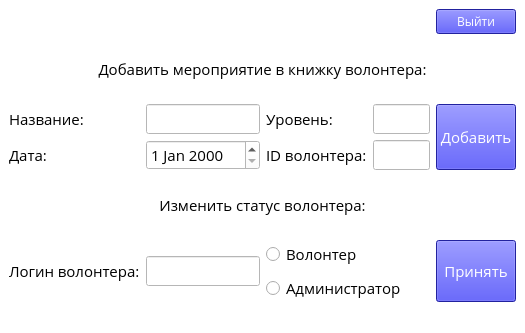
<?xml version="1.0" encoding="UTF-8"?>
<ui version="4.0">
 <class>Admin</class>
 <widget class="QMainWindow" name="Admin">
  <property name="geometry">
   <rect>
    <x>0</x>
    <y>0</y>
    <width>525</width>
    <height>333</height>
   </rect>
  </property>
  <property name="windowTitle">
   <string>Admin</string>
  </property>
  <property name="styleSheet">
   <string notr="true">background-color: rgb(255, 255, 255);</string>
  </property>
  <widget class="QWidget" name="centralwidget">
   <layout class="QGridLayout" name="gridLayout">
    <item row="3" column="3">
     <widget class="QLineEdit" name="lineEdit_4">
      <property name="font">
       <font>
        <family>Open Sans</family>
        <pointsize>11</pointsize>
       </font>
      </property>
     </widget>
    </item>
    <item row="5" column="4" rowspan="2">
     <widget class="QPushButton" name="pushButton_2">
      <property name="sizePolicy">
       <sizepolicy hsizetype="Minimum" vsizetype="Minimum">
        <horstretch>0</horstretch>
        <verstretch>0</verstretch>
       </sizepolicy>
      </property>
      <property name="font">
       <font>
        <family>Open Sans</family>
        <pointsize>11</pointsize>
       </font>
      </property>
      <property name="styleSheet">
       <string notr="true">background-color: rgb(48, 48, 222);
color: rgb(255, 255, 255);</string>
      </property>
      <property name="text">
       <string>Принять</string>
      </property>
     </widget>
    </item>
    <item row="3" column="0">
     <widget class="QLabel" name="label_5">
      <property name="font">
       <font>
        <family>Open Sans</family>
        <pointsize>11</pointsize>
       </font>
      </property>
      <property name="text">
       <string>Дата:</string>
      </property>
     </widget>
    </item>
    <item row="5" column="0" rowspan="2">
     <widget class="QLabel" name="label_3">
      <property name="sizePolicy">
       <sizepolicy hsizetype="Preferred" vsizetype="Fixed">
        <horstretch>0</horstretch>
        <verstretch>0</verstretch>
       </sizepolicy>
      </property>
      <property name="font">
       <font>
        <family>Open Sans</family>
        <pointsize>11</pointsize>
       </font>
      </property>
      <property name="text">
       <string>Логин волонтера:</string>
      </property>
     </widget>
    </item>
    <item row="2" column="4" rowspan="2">
     <widget class="QPushButton" name="pushButton">
      <property name="sizePolicy">
       <sizepolicy hsizetype="Minimum" vsizetype="Minimum">
        <horstretch>0</horstretch>
        <verstretch>0</verstretch>
       </sizepolicy>
      </property>
      <property name="font">
       <font>
        <family>Open Sans</family>
        <pointsize>11</pointsize>
       </font>
      </property>
      <property name="styleSheet">
       <string notr="true">background-color: rgb(48, 48, 222);
color: rgb(255, 255, 255);</string>
      </property>
      <property name="text">
       <string>Добавить</string>
      </property>
     </widget>
    </item>
    <item row="1" column="0" colspan="5">
     <widget class="QLabel" name="label">
      <property name="font">
       <font>
        <family>Open Sans</family>
        <pointsize>11</pointsize>
       </font>
      </property>
      <property name="text">
       <string>&lt;html&gt;&lt;head/&gt;&lt;body&gt;&lt;p align=&quot;center&quot;&gt;Добавить мероприятие в книжку волонтера:&lt;/p&gt;&lt;/body&gt;&lt;/html&gt;</string>
      </property>
     </widget>
    </item>
    <item row="2" column="1">
     <widget class="QLineEdit" name="lineEdit">
      <property name="font">
       <font>
        <family>Open Sans</family>
        <pointsize>11</pointsize>
       </font>
      </property>
     </widget>
    </item>
    <item row="2" column="2">
     <widget class="QLabel" name="label_6">
      <property name="font">
       <font>
        <family>Open Sans</family>
        <pointsize>11</pointsize>
       </font>
      </property>
      <property name="text">
       <string>Уровень:</string>
      </property>
     </widget>
    </item>
    <item row="5" column="1" rowspan="2">
     <widget class="QLineEdit" name="lineEdit_2">
      <property name="font">
       <font>
        <family>Open Sans</family>
        <pointsize>11</pointsize>
       </font>
      </property>
     </widget>
    </item>
    <item row="5" column="2" colspan="2">
     <widget class="QRadioButton" name="radioButton">
      <property name="font">
       <font>
        <family>Open Sans</family>
        <pointsize>11</pointsize>
       </font>
      </property>
      <property name="text">
       <string>Волонтер</string>
      </property>
     </widget>
    </item>
    <item row="4" column="0" colspan="5">
     <widget class="QLabel" name="label_2">
      <property name="font">
       <font>
        <family>Open Sans</family>
        <pointsize>11</pointsize>
       </font>
      </property>
      <property name="text">
       <string>&lt;html&gt;&lt;head/&gt;&lt;body&gt;&lt;p align=&quot;center&quot;&gt;Изменить статус волонтера:&lt;/p&gt;&lt;/body&gt;&lt;/html&gt;</string>
      </property>
     </widget>
    </item>
    <item row="2" column="0">
     <widget class="QLabel" name="label_4">
      <property name="font">
       <font>
        <family>Open Sans</family>
        <pointsize>11</pointsize>
       </font>
      </property>
      <property name="text">
       <string>Название:</string>
      </property>
     </widget>
    </item>
    <item row="3" column="2">
     <widget class="QLabel" name="label_7">
      <property name="font">
       <font>
        <family>Open Sans</family>
        <pointsize>11</pointsize>
       </font>
      </property>
      <property name="text">
       <string>ID волонтера:</string>
      </property>
     </widget>
    </item>
    <item row="0" column="4">
     <widget class="QPushButton" name="pushButton_3">
      <property name="font">
       <font>
        <family>Open Sans</family>
        <pointsize>9</pointsize>
       </font>
      </property>
      <property name="styleSheet">
       <string notr="true">background-color: rgb(48, 48, 222);
color: rgb(255, 255, 255);</string>
      </property>
      <property name="text">
       <string>Выйти</string>
      </property>
     </widget>
    </item>
    <item row="2" column="3">
     <widget class="QLineEdit" name="lineEdit_3">
      <property name="sizePolicy">
       <sizepolicy hsizetype="Preferred" vsizetype="Fixed">
        <horstretch>0</horstretch>
        <verstretch>0</verstretch>
       </sizepolicy>
      </property>
      <property name="font">
       <font>
        <family>Open Sans</family>
        <pointsize>11</pointsize>
       </font>
      </property>
     </widget>
    </item>
    <item row="3" column="1">
     <widget class="QDateEdit" name="dateEdit">
      <property name="font">
       <font>
        <family>Open Sans</family>
        <pointsize>11</pointsize>
       </font>
      </property>
     </widget>
    </item>
    <item row="6" column="2" colspan="2">
     <widget class="QRadioButton" name="radioButton_2">
      <property name="font">
       <font>
        <family>Open Sans</family>
        <pointsize>11</pointsize>
       </font>
      </property>
      <property name="text">
       <string>Администратор</string>
      </property>
     </widget>
    </item>
   </layout>
  </widget>
  <widget class="QMenuBar" name="menubar">
   <property name="geometry">
    <rect>
     <x>0</x>
     <y>0</y>
     <width>525</width>
     <height>21</height>
    </rect>
   </property>
  </widget>
  <widget class="QStatusBar" name="statusbar"/>
 </widget>
 <resources/>
 <connections/>
</ui>
